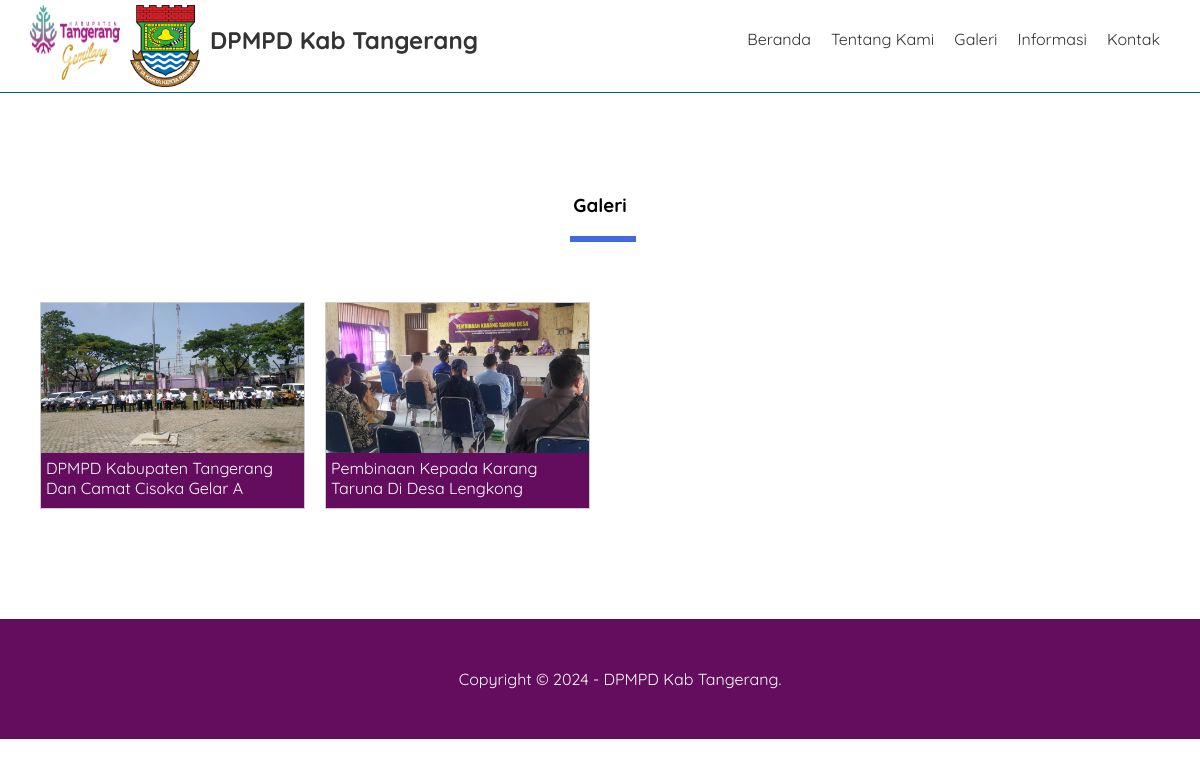
The page /galeri.php on the database its author committed.
### tables this page shows
CREATE TABLE `pengaturan` (
  `id` int(11) NOT NULL,
  `nama` varchar(50) NOT NULL,
  `email` varchar(50) NOT NULL,
  `telepon` varchar(20) NOT NULL,
  `alamat` text NOT NULL,
  `logo` varchar(50) NOT NULL,
  `favicon` varchar(50) NOT NULL,
  `tentang_sekolah` text NOT NULL,
  `foto_sekolah` varchar(50) NOT NULL,
  `google_maps` text NOT NULL,
  `nama_kepsek` varchar(50) NOT NULL,
  `foto_kepsek` varchar(50) NOT NULL,
  `sambutan_kepsek` text NOT NULL,
  `created_at` timestamp NOT NULL DEFAULT current_timestamp(),
  `updated_at` datetime DEFAULT NULL
);

CREATE TABLE `galeri` (
  `id` int(11) NOT NULL,
  `foto` varchar(50) NOT NULL,
  `keterangan` varchar(50) NOT NULL,
  `created_at` timestamp NOT NULL DEFAULT current_timestamp(),
  `updated_at` datetime DEFAULT NULL
);

### galeri.php (the view)
<?php include 'header.php'; ?>
<div class="section">
    <div class="container">
        <h3 class="text-center"> Galeri </h3>
        <?php
                   $galeri = mysqli_query($conn, "SELECT * FROM galeri  ORDER BY id DESC");
                   if(mysqli_num_rows($galeri) > 0){
                       while($p = mysqli_fetch_array($galeri)){
                ?>
                    <div class="col-4">
                        <a href="uploads/galeri/<?= $p['foto'] ?>" target="_blank" class="thumbnail-link">
                        <div class="thumbnail-box">
                            <div class="thumbnail-img" style="background-image: url('uploads/galeri/<?= $p['foto'] ?>');">
                            </div>
                            <div class="thumbnail-text">
                                <?= $p['keterangan'] ?>
                            </div>
                        </div>
                        </a>
                    </div>
                    <?php }}else{ ?>
                            Tidak Ada Data
                    <?php } ?>
    </div>
</div>
<?php include 'footer.php'; ?>

### header.php (shortened to what this page needs)
<?php
include 'koneksi.php';
$identitas = mysqli_query($conn, "SELECT * FROM pengaturan ORDER BY id DESC LIMIT 1");
$d = mysqli_fetch_object($identitas);
?>
<!DOCTYPE html>
<html>
<head>
    <link rel="stylesheet" type="text/css" href="assets/css/style.css">
</head>
<body>
    <div class="header">
        <div class="container">
        <div class="header-logo">
    <img src="assets/logofav.png" width="90" height="75" alt="Logo Kedua" class="logo-second">
    <img src="uploads/identitas/<?= $d->logo ?>" width="70" alt="Logo Utama">
    <h2><a href="index.php"><?= $d->nama ?></a></h2>
</div>
            <ul class="header-menu">
                <li><a href="index.php">Beranda</a></li>
                <li><a href="tentang-sekolah.php">Tentang Kami</a></li>
                <li><a href="galeri.php">Galeri</a></li>
                <li><a href="informasi.php">Informasi</a></li>
                <li><a href="kontak.php">Kontak</a></li>
            </ul>
        </div>
    </div>

### footer.php (shortened to what this page needs)
<footer>
    <div class="container text-center">
        Copyright &copy; 2024 - <?= $d->nama ?>.
    </div>
</footer>
</body>
</html>

### assets/css/style.css (style rules this page uses)
* { margin:0; padding:0; font-family: 'Quicksand', sans-serif; box-sizing: border-box; }
a { text-decoration: none; }
.container { width: 1140px; margin:0 auto; }
.container::after { content: ""; display: block; clear: both; }
.text-center { text-align: center !important; }
.header { border-bottom: 1px solid #036494; }
.header a { color: #333; }
.header-logo { float: left; line-height: 70px; padding: 5px 0; }
.header-logo img { float: left; margin-right: 10px; }
.header-logo h2 { float: left; }
.header-menu { float: right; }
.header-menu li { float: left; list-style: none; padding: 29px 10px; }
.section { padding: 100px 0; }
.section h3 { padding-bottom: 25px; margin-bottom: 50px; position: relative; }
.section h3::after { content: ""; display: block; width: 60px; border: 3px solid royalblue; position: absolute; bottom: 0; left: calc(50% - 30px); }
.col-4 { min-height: 200px; width: 25%; float: left; padding: 10px; }
.thumbnail-box { border: 1px solid #ccc; width: 100%; min-height: 200px; background-color: #640D5F; }
.thumbnail-img { height: 150px; background-repeat: no-repeat; background-size: cover; }
.thumbnail-text { height: 55px; padding: 5px; }
.thumbnail-link { color: #fff; }
footer { padding: 50px; background-color: #640D5F; color: #fff; }

### rows shown on the page
pengaturan: logo (picture), nama "DPMPD Kab Tangerang"
galeri: foto (picture), keterangan "DPMPD Kabupaten Tangerang Dan Camat Cisoka Gelar A"
galeri: foto (picture), keterangan "Pembinaan Kepada Karang Taruna Di Desa Lengkong"
